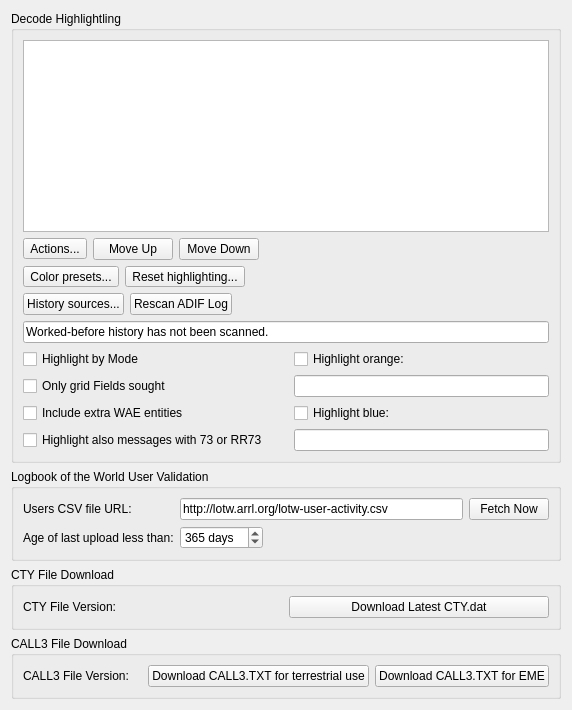
     <widget class="QWidget" name="colors_tab">
      <attribute name="title">
       <string>Colors</string>
      </attribute>
      <layout class="QVBoxLayout" name="verticalLayout_7">
       <item>
        <widget class="QGroupBox" name="groupBox_12">
         <property name="title">
          <string>Decode Highlightling</string>
         </property>
         <layout class="QGridLayout" name="gridLayout_5">
          <item row="1" column="0" colspan="2">
           <layout class="QHBoxLayout" name="horizontalLayout_20">
            <item>
             <widget class="QToolButton" name="highlighting_actions_tool_button">
              <property name="toolTip">
               <string>Change colors, or restore the selected highlighting rule to its Default 1 colors and enabled state.</string>
              </property>
              <property name="text">
               <string>Actions...</string>
              </property>
              <property name="popupMode">
               <enum>QToolButton::InstantPopup</enum>
              </property>
             </widget>
            </item>
            <item>
             <widget class="QPushButton" name="move_highlighting_up_push_button">
              <property name="toolTip">
               <string>Move the selected highlighting rule earlier in priority order.</string>
              </property>
              <property name="text">
               <string>Move Up</string>
              </property>
             </widget>
            </item>
            <item>
             <widget class="QPushButton" name="move_highlighting_down_push_button">
              <property name="toolTip">
               <string>Move the selected highlighting rule later in priority order.</string>
              </property>
              <property name="text">
               <string>Move Down</string>
              </property>
             </widget>
            </item>
            <item>
             <spacer name="highlighting_rule_actions_spacer">
              <property name="orientation">
               <enum>Qt::Horizontal</enum>
              </property>
              <property name="sizeHint" stdset="0">
               <size>
                <width>40</width>
                <height>20</height>
               </size>
              </property>
             </spacer>
            </item>
           </layout>
          </item>
          <item row="2" column="0" colspan="2">
           <layout class="QHBoxLayout" name="highlighting_global_actions_layout">
            <item>
             <widget class="QToolButton" name="color_presets_tool_button">
              <property name="toolTip">
               <string>Apply a predefined color scheme without changing enabled rules or priority.</string>
              </property>
              <property name="text">
               <string>Color presets...</string>
              </property>
              <property name="popupMode">
               <enum>QToolButton::InstantPopup</enum>
              </property>
             </widget>
            </item>
            <item>
             <widget class="QToolButton" name="reset_highlighting_tool_button">
              <property name="toolTip">
               <string>Restore colors, enabled rules, and priority order to a complete default configuration.</string>
              </property>
              <property name="text">
               <string>Reset highlighting...</string>
              </property>
              <property name="popupMode">
               <enum>QToolButton::InstantPopup</enum>
              </property>
             </widget>
            </item>
            <item>
             <spacer name="highlighting_global_actions_spacer">
              <property name="orientation">
               <enum>Qt::Horizontal</enum>
              </property>
              <property name="sizeHint" stdset="0">
               <size>
                <width>40</width>
                <height>20</height>
               </size>
              </property>
             </spacer>
            </item>
           </layout>
          </item>
          <item row="0" column="0" colspan="2">
           <widget class="DecodeHighlightingListView" name="highlighting_list_view">
            <property name="sizePolicy">
             <sizepolicy hsizetype="Expanding" vsizetype="Minimum">
              <horstretch>0</horstretch>
              <verstretch>0</verstretch>
             </sizepolicy>
            </property>
            <property name="contextMenuPolicy">
             <enum>Qt::ActionsContextMenu</enum>
            </property>
            <property name="verticalScrollBarPolicy">
             <enum>Qt::ScrollBarAlwaysOff</enum>
            </property>
            <property name="acceptDrops">
             <bool>true</bool>
            </property>
            <property name="toolTip">
             <string>&lt;html&gt;&lt;head/&gt;&lt;body&gt;&lt;p&gt;Use the check boxes to enable or disable rules. Right-click a rule to change or unset its foreground or background color, or restore its Default 1 colors and enabled state. Drag rules to change their priority; higher rules have higher priority.&lt;/p&gt;&lt;p&gt;Each foreground or background color can be set or unset. An unset color is not assigned by that rule, allowing a lower-priority rule to supply it.&lt;/p&gt;&lt;/body&gt;&lt;/html&gt;</string>
            </property>
            <property name="editTriggers">
             <set>QAbstractItemView::NoEditTriggers</set>
            </property>
            <property name="dragEnabled">
             <bool>true</bool>
            </property>
            <property name="dragDropMode">
             <enum>QAbstractItemView::InternalMove</enum>
            </property>
            <property name="defaultDropAction">
             <enum>Qt::MoveAction</enum>
            </property>
            <property name="selectionMode">
             <enum>QAbstractItemView::SingleSelection</enum>
            </property>
            <property name="resizeMode">
             <enum>QListView::Adjust</enum>
            </property>
           </widget>
          </item>
          <item row="3" column="0" colspan="2">
           <layout class="QHBoxLayout" name="worked_before_actions_layout">
            <item>
             <widget class="QPushButton" name="history_sources_push_button">
              <property name="toolTip">
               <string>Select additional ADIF files and folders to read for worked-before history. Source changes take effect when Settings is accepted with OK.</string>
              </property>
              <property name="text">
               <string>History sources...</string>
              </property>
              <property name="autoDefault">
               <bool>false</bool>
              </property>
             </widget>
            </item>
            <item>
             <widget class="QPushButton" name="rescan_log_push_button">
              <property name="toolTip">
               <string>Reload the writable ADIF log and saved supplemental history sources. Pending source changes take effect after Settings OK.</string>
              </property>
              <property name="text">
               <string>Rescan ADIF Log</string>
              </property>
              <property name="autoDefault">
               <bool>false</bool>
              </property>
             </widget>
            </item>
            <item>
             <spacer name="worked_before_actions_spacer">
              <property name="orientation">
               <enum>Qt::Horizontal</enum>
              </property>
              <property name="sizeHint" stdset="0">
               <size>
                <width>40</width>
                <height>20</height>
               </size>
              </property>
             </spacer>
            </item>
           </layout>
          </item>
          <item row="4" column="0" colspan="2">
           <widget class="QLineEdit" name="worked_before_status_line_edit">
            <property name="text">
             <string>Worked-before history has not been scanned.</string>
            </property>
            <property name="readOnly">
             <bool>true</bool>
            </property>
           </widget>
          </item>
          <item row="5" column="0" colspan="2">
           <layout class="QGridLayout" name="gridLayout_23">
            <item row="1" column="0">
             <widget class="QCheckBox" name="only_fields_check_box">
              <property name="toolTip">
               <string>Check to for grid highlighting to only apply to unworked grid fields</string>
              </property>
              <property name="text">
               <string>Only grid Fields sought</string>
              </property>
             </widget>
            </item>
            <item row="0" column="1">
             <spacer name="horizontalSpacer_5">
              <property name="orientation">
               <enum>Qt::Horizontal</enum>
              </property>
              <property name="sizeType">
               <enum>QSizePolicy::Fixed</enum>
              </property>
              <property name="sizeHint" stdset="0">
               <size>
                <width>20</width>
                <height>20</height>
               </size>
              </property>
             </spacer>
            </item>
            <item row="2" column="0">
             <widget class="QCheckBox" name="include_WAE_check_box">
              <property name="text">
               <string>Include extra WAE entities</string>
              </property>
             </widget>
            </item>
            <item row="3" column="0">
             <widget class="QCheckBox" name="highlight_73_check_box">
              <property name="text">
               <string>Highlight also messages with 73 or RR73</string>
              </property>
             </widget>
            </item>
            <item row="0" column="0">
             <widget class="QCheckBox" name="highlight_by_mode_check_box">
              <property name="toolTip">
               <string>&lt;html&gt;&lt;head/&gt;&lt;body&gt;&lt;p&gt;Check to indicate new DXCC entities, grid squares, and callsigns per mode.&lt;/p&gt;&lt;/body&gt;&lt;/html&gt;</string>
              </property>
              <property name="text">
               <string>Highlight by Mode</string>
              </property>
             </widget>
            </item>
            <item row="0" column="2">
             <widget class="QCheckBox" name="highlight_orange_check_box">
              <property name="toolTip">
               <string>&lt;html&gt;&lt;head/&gt;&lt;body&gt;&lt;p&gt;Highlight callsigns, grids, prefixes, or directional CQ calls with orange background color. Separate callsigns, grids, and directional calls with commas; spaces after commas are allowed. Include a trailing comma after each callsign or grid, and end each prefix with a semicolon. A leading comma is not required, and a single directional call needs no comma. Wildcards (*) are allowed after single-character prefixes to match compound-prefix entities too (e.g. ;K*;); without the wildcard, a single-character prefix only matches calls whose 2nd character is a digit. To exclude a 2- or 3-character prefix even when a wildcard would otherwise match it, place an exclamation mark before and after it (e.g. ;K*;!KH6!KL!KP!).&lt;/p&gt;&lt;/body&gt;&lt;/html&gt;</string>
              </property>
              <property name="text">
               <string>Highlight orange:</string>
              </property>
             </widget>
            </item>
            <item row="2" column="2">
             <widget class="QCheckBox" name="highlight_blue_check_box">
              <property name="toolTip">
               <string>&lt;html&gt;&lt;head/&gt;&lt;body&gt;&lt;p&gt;Highlight callsigns, grids, prefixes, or directional CQ calls with blue background color. Separate callsigns, grids, and directional calls with commas; spaces after commas are allowed. Include a trailing comma after each callsign or grid, and end each prefix with a semicolon. A leading comma is not required, and a single directional call needs no comma. Wildcards (*) are allowed after single-character prefixes to match compound-prefix entities too (e.g. ;K*;); without the wildcard, a single-character prefix only matches calls whose 2nd character is a digit. To exclude a 2- or 3-character prefix even when a wildcard would otherwise match it, place an exclamation mark before and after it (e.g. ;K*;!KH6!KL!KP!).&lt;/p&gt;&lt;/body&gt;&lt;/html&gt;</string>
              </property>
              <property name="text">
               <string>Highlight blue:</string>
              </property>
             </widget>
            </item>
            <item row="1" column="2">
             <widget class="QLineEdit" name="highlight_orange_callsigns">
              <property name="toolTip">
               <string>&lt;html&gt;&lt;head/&gt;&lt;body&gt;&lt;p&gt;Highlight callsigns, grids, prefixes, or directional CQ calls with orange background color. Separate callsigns, grids, and directional calls with commas; spaces after commas are allowed. Include a trailing comma after each callsign or grid, and end each prefix with a semicolon. A leading comma is not required, and a single directional call needs no comma. Wildcards (*) are allowed after single-character prefixes to match compound-prefix entities too (e.g. ;K*;); without the wildcard, a single-character prefix only matches calls whose 2nd character is a digit. To exclude a 2- or 3-character prefix even when a wildcard would otherwise match it, place an exclamation mark before and after it (e.g. ;K*;!KH6!KL!KP!).&lt;/p&gt;&lt;/body&gt;&lt;/html&gt;</string>
              </property>
             </widget>
            </item>
            <item row="3" column="2">
             <widget class="QLineEdit" name="highlight_blue_callsigns">
              <property name="toolTip">
               <string>&lt;html&gt;&lt;head/&gt;&lt;body&gt;&lt;p&gt;Highlight callsigns, grids, prefixes, or directional CQ calls with blue background color. Separate callsigns, grids, and directional calls with commas; spaces after commas are allowed. Include a trailing comma after each callsign or grid, and end each prefix with a semicolon. A leading comma is not required, and a single directional call needs no comma. Wildcards (*) are allowed after single-character prefixes to match compound-prefix entities too (e.g. ;K*;); without the wildcard, a single-character prefix only matches calls whose 2nd character is a digit. To exclude a 2- or 3-character prefix even when a wildcard would otherwise match it, place an exclamation mark before and after it (e.g. ;K*;!KH6!KL!KP!).&lt;/p&gt;&lt;/body&gt;&lt;/html&gt;</string>
              </property>
             </widget>
            </item>
           </layout>
          </item>
         </layout>
        </widget>
       </item>
       <item>
        <widget class="QGroupBox" name="groupBox_11">
         <property name="toolTip">
          <string>&lt;html&gt;&lt;head/&gt;&lt;body&gt;&lt;p&gt;Controls for Logbook of the World user lookup.&lt;/p&gt;&lt;/body&gt;&lt;/html&gt;</string>
         </property>
         <property name="title">
          <string>Logbook of the World User Validation</string>
         </property>
         <layout class="QFormLayout" name="formLayout_18">
          <item row="1" column="0">
           <widget class="QLabel" name="label_15">
            <property name="text">
             <string>Users CSV file URL:</string>
            </property>
            <property name="buddy">
             <cstring>LotW_CSV_URL_line_edit</cstring>
            </property>
           </widget>
          </item>
          <item row="1" column="1">
           <layout class="QHBoxLayout" name="LotW_Layout">
            <item>
             <widget class="QLineEdit" name="LotW_CSV_URL_line_edit">
              <property name="toolTip">
               <string>&lt;html&gt;&lt;head/&gt;&lt;body&gt;&lt;p&gt;URL of the ARRL LotW user's last upload dates and times data file which is used to highlight decodes from stations that are known to upload their log file to LotW.&lt;/p&gt;&lt;/body&gt;&lt;/html&gt;</string>
              </property>
              <property name="accessibleName">
               <string>LotW users CSV URL</string>
              </property>
              <property name="text">
               <string>http://lotw.arrl.org/lotw-user-activity.csv</string>
              </property>
             </widget>
            </item>
            <item>
             <widget class="QPushButton" name="LotW_CSV_fetch_push_button">
              <property name="toolTip">
               <string>&lt;html&gt;&lt;head/&gt;&lt;body&gt;&lt;p&gt;Push this button to fetch the latest LotW user's upload date and time data file.&lt;/p&gt;&lt;/body&gt;&lt;/html&gt;</string>
              </property>
              <property name="text">
               <string>Fetch Now</string>
              </property>
             </widget>
            </item>
           </layout>
          </item>
          <item row="2" column="1">
           <layout class="QHBoxLayout" name="LotW_Layout_2">
            <item>
             <widget class="QSpinBox" name="LotW_days_since_upload_spin_box">
              <property name="toolTip">
               <string>&lt;html&gt;&lt;head/&gt;&lt;body&gt;&lt;p&gt;Adjust this spin box to set the age threshold of LotW user's last upload date that is accepted as a current LotW user.&lt;/p&gt;&lt;/body&gt;&lt;/html&gt;</string>
              </property>
              <property name="accessibleName">
               <string>Days since last upload</string>
              </property>
              <property name="suffix">
               <string> days</string>
              </property>
              <property name="minimum">
               <number>0</number>
              </property>
              <property name="maximum">
               <number>9999</number>
              </property>
              <property name="value">
               <number>365</number>
              </property>
             </widget>
            </item>
            <item>
             <spacer name="horizontalSpacer_2">
              <property name="orientation">
               <enum>Qt::Horizontal</enum>
              </property>
              <property name="sizeHint" stdset="0">
               <size>
                <width>40</width>
                <height>20</height>
               </size>
              </property>
             </spacer>
            </item>
            <item>
             <widget class="QLabel" name="LotW_CSV_status_label">
              <property name="minimumSize">
               <size>
                <width>240</width>
                <height>0</height>
               </size>
              </property>
              <property name="text">
               <string/>
              </property>
             </widget>
            </item>
           </layout>
          </item>
          <item row="2" column="0">
           <widget class="QLabel" name="label_14">
            <property name="text">
             <string>Age of last upload less than:</string>
            </property>
            <property name="buddy">
             <cstring>LotW_days_since_upload_spin_box</cstring>
            </property>
           </widget>
          </item>
         </layout>
        </widget>
       </item>
       <item>
        <spacer name="horizontalSpacer_8">
         <property name="orientation">
          <enum>Qt::Horizontal</enum>
         </property>
         <property name="sizeHint" stdset="0">
          <size>
           <width>0</width>
           <height>0</height>
          </size>
         </property>
        </spacer>
       </item>
       <item>
        <widget class="QGroupBox" name="cty_groupBox">
         <property name="title">
          <string>CTY File Download</string>
         </property>
         <layout class="QHBoxLayout" name="cty_horizontalLayout">
          <item>
           <widget class="QLabel" name="CTY_file_label">
            <property name="text">
             <string>CTY File Version: </string>
            </property>
           </widget>
          </item>
          <item>
           <widget class="QPushButton" name="CTY_download_button">
            <property name="text">
             <string>Download Latest CTY.dat</string>
            </property>
           </widget>
          </item>
         </layout>
        </widget>
       </item>
       <item>
        <widget class="QGroupBox" name="call3_groupBox">
         <property name="title">
          <string>CALL3 File Download</string>
         </property>
         <layout class="QHBoxLayout" name="call3_horizontalLayout">
          <item>
           <widget class="QLabel" name="CALL3_file_label">
            <property name="text">
             <string>CALL3 File Version:</string>
            </property>
           </widget>
          </item>
          <item>
           <widget class="QPushButton" name="CALL3_download_button">
            <property name="toolTip">
             <string>Dowload latest CALL3.TXT file.</string>
            </property>
            <property name="text">
             <string>Download CALL3.TXT for terrestrial use</string>
            </property>
           </widget>
          </item>
          <item>
           <widget class="QPushButton" name="CALL3_EME_download_button">
            <property name="toolTip">
             <string>Dowload latest CALL3.TXT file for EME. This version is suitable for JT65 Deep Search.</string>
            </property>
            <property name="text">
             <string>Download CALL3.TXT for EME</string>
            </property>
           </widget>
          </item>
         </layout>
        </widget>
       </item>
      </layout>
     </widget>
